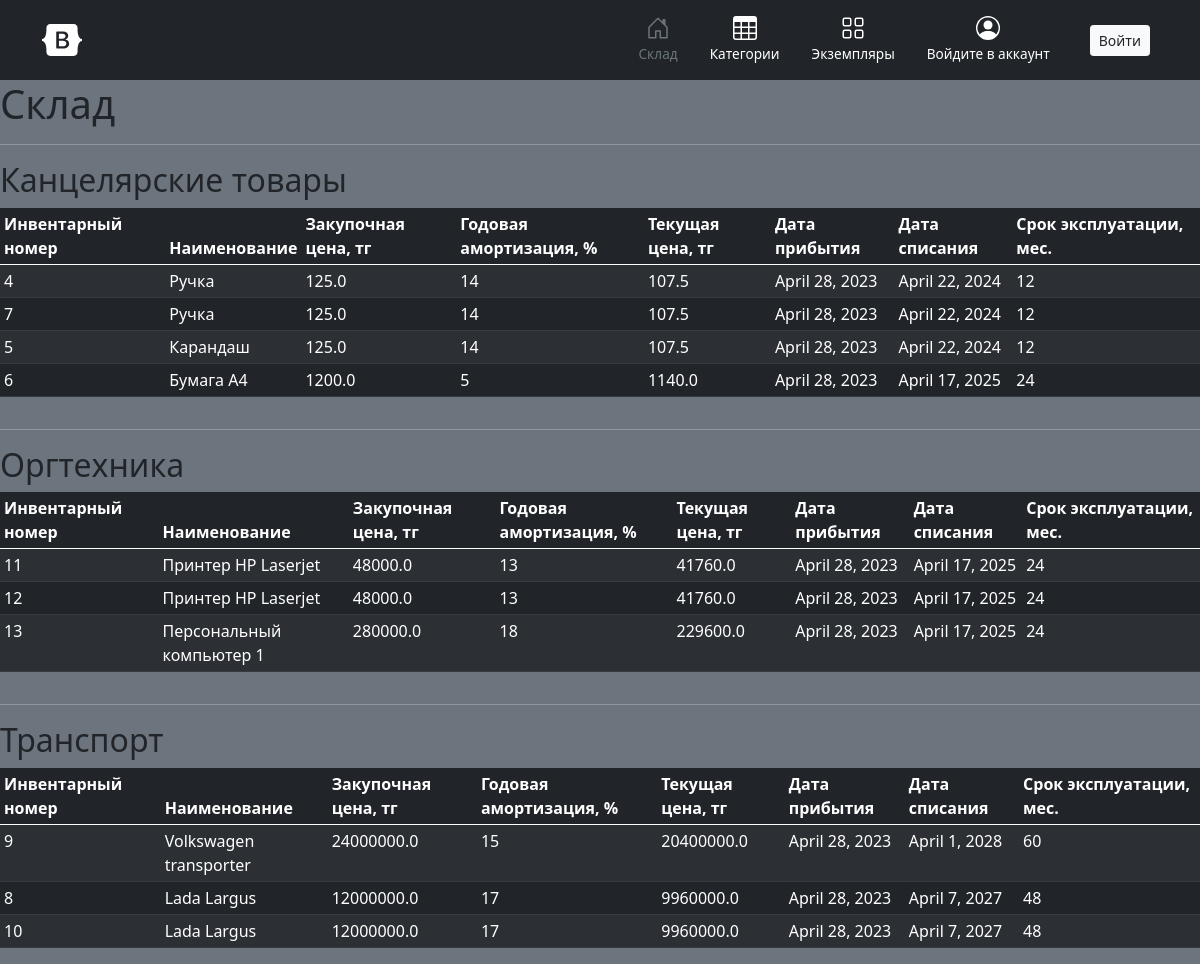
The page / on the database its author committed.
### audit/models.py (models this page shows, shortened)
class Category(models.Model):
    name = models.CharField(unique=True, max_length=60)
    description = models.TextField()
    def __str__(self):
        return self.name

class Storage(models.Model):
    item = models.ForeignKey(to=Item, on_delete=models.CASCADE)
    receive_date = models.DateField(auto_now_add=True)
    expiration_date = models.DateField()
    current_price = models.FloatField(default=0.0)
    def __str__(self):
        return self.item.name

class Item(models.Model):
    name = models.CharField(max_length=60)
    category = models.ForeignKey(to=Category, on_delete=models.CASCADE)
    price = models.FloatField()
    amortization = models.IntegerField()
    operation_life = models.IntegerField()

### users/views.py (the view)
# urls.py: path('', home, name='home'),
def home(request):
    cats = {}
    categories = audit_models.Category.objects.all()
    for cat in categories:
        objs = audit_models.Storage.objects.filter(item__category=cat)
        print(objs)
        cats[str(cat)] = objs
    context = {
        'cats': cats
    }
    print(context)
    return render(request, 'home.html', context)

### templates/home.html (shortened to what this page needs)
{% extends 'base.html' %}
{% block content %}
  <h1 class="text-dark">Склад</h1>
  {% for cat, items in cats.items %}
<hr color="white">
  <h2 class="text-dark">{{cat}}</h2>
    <div class="table-responsive">
        <table class="table table-striped table-dark table-sm">
          <thead>
            <tr>
              <th scope="col">Инвентарный номер</th>
              <th scope="col">Наименование</th>
              <th scope="col">Закупочная цена, тг</th>
              <th scope="col">Годовая амортизация, %</th>
              <th scope="col">Текущая цена, тг</th>
              <th scope="col">Дата прибытия</th>
              <th scope="col">Дата списания</th>
              <th scope="col">Срок эксплуатации, мес.</th>
            </tr>
          </thead>
          <tbody>
            {% for i in items %}
          <tr>
            <td>{{ i.pk }}</td>
            <td>{{ i.item.name }}</td>
            <td>{{ i.item.price }}</td>
            <td>{{ i.item.amortization }}</td>
            <td>{{ i.current_price }}</td>
            <td>{{ i.receive_date }}</td>
            <td>{{ i.expiration_date }}</td>
            <td>{{ i.item.operation_life }}</td>
          </tr>
          {% endfor %}
          </tbody>
        </table>
      </div>
  {% endfor %}
{% endblock %}

### rows shown on the page
Category: cats "Канцелярские товары"
Storage: pk "4", item.name "Ручка", item.price "125.0", item.amortization "14", current_price "107.5", receive_date "April 28, 2023", expiration_date "April 22, 2024", item.operation_life "12"
Storage: pk "7", item.name "Ручка", item.price "125.0", item.amortization "14", current_price "107.5", receive_date "April 28, 2023", expiration_date "April 22, 2024", item.operation_life "12"
Storage: pk "5", item.name "Карандаш", item.price "125.0", item.amortization "14", current_price "107.5", receive_date "April 28, 2023", expiration_date "April 22, 2024", item.operation_life "12"
Storage: pk "6", item.name "Бумага А4", item.price "1200.0", item.amortization "5", current_price "1140.0", receive_date "April 28, 2023", expiration_date "April 17, 2025", item.operation_life "24"
Category: cats "Оргтехника"
Storage: pk "11", item.name "Принтер HP Laserjet", item.price "48000.0", item.amortization "13", current_price "41760.0", receive_date "April 28, 2023", expiration_date "April 17, 2025", item.operation_life "24"
Storage: pk "12", item.name "Принтер HP Laserjet", item.price "48000.0", item.amortization "13", current_price "41760.0", receive_date "April 28, 2023", expiration_date "April 17, 2025", item.operation_life "24"
Storage: pk "13", item.name "Персональный компьютер 1", item.price "280000.0", item.amortization "18", current_price "229600.0", receive_date "April 28, 2023", expiration_date "April 17, 2025", item.operation_life "24"
Category: cats "Транспорт"
Storage: pk "9", item.name "Volkswagen transporter", item.price "24000000.0", item.amortization "15", current_price "20400000.0", receive_date "April 28, 2023", expiration_date "April 1, 2028", item.operation_life "60"
Storage: pk "8", item.name "Lada Largus", item.price "12000000.0", item.amortization "17", current_price "9960000.0", receive_date "April 28, 2023", expiration_date "April 7, 2027", item.operation_life "48"
Storage: pk "10", item.name "Lada Largus", item.price "12000000.0", item.amortization "17", current_price "9960000.0", receive_date "April 28, 2023", expiration_date "April 7, 2027", item.operation_life "48"
